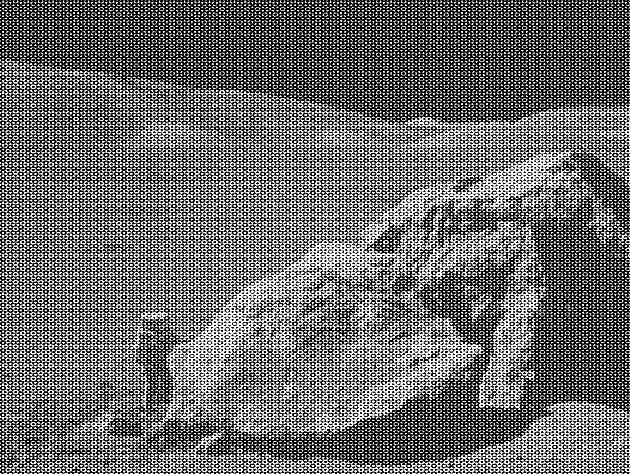
#> input picture 09ex/moonlanding.png, 630 x 474 px
$ jupyter execute --allow-errors 09ex_Algorithms.ipynb
#> lines starting #> are read from the running program, lines starting #| are printed output that depends on the picture
# 09\. Algorithms

[cell 1]
import numpy as np
import matplotlib.pyplot as plt

from scipy import stats
from scipy.interpolate import UnivariateSpline
from scipy.optimize import curve_fit
from scipy.optimize import minimize
from scipy.fftpack import fft2, ifft2, fftshift
from pylab import imread

### 1\. Maximum wind speed prediction at the Sprogø station (30 min)

The exercise goal is to predict the maximum wind speed occurring every 50 years even if no measure exists for such a period. The available data are only measured over 21 years at the Sprogø meteorological station located in Denmark.

The annual maxima are supposed to fit a normal probability density function. However such function is not going to be estimated because it gives a probability from a wind speed maxima. Finding the maximum wind speed occurring every 50 years requires the opposite approach, the result needs to be found from a defined probability. That is the quantile function role and the exercise goal will be to find it. In the current model, it is supposed that the maximum wind speed occurring every 50 years is defined as the upper 2% quantile.

By definition, the quantile function is the inverse of the cumulative distribution function. The latter describes the probability distribution of an annual maxima. In the exercise, the cumulative probability $p_i$ for a given year i is defined as $p_i = i/(N+1)$ with $N = 21$, the number of measured years. Thus it will be possible to calculate the cumulative probability of every measured wind speed maxima. From those experimental points, the scipy.interpolate module will be very useful for fitting the quantile function. Finally the 50 years maxima is going to be evaluated from the cumulative probability of the 2% quantile.

Practically, load the dataset:

```python
import numpy as np
max_speeds = np.load('max-speeds.npy')
years_nb = max_speeds.shape[0]
```

Compute then the cumulative probability $p_i$ (`cprob`) and sort the maximum speeds from the data. Use then the  UnivariateSpline from scipy.interpolate to define a quantile function and thus estimate the probabilities.

In the current model, the maximum wind speed occurring every 50 years is defined as the upper 2% quantile. As a result, the cumulative probability value will be:

```python
fifty_prob = 1. - 0.02
```

So the storm wind speed occurring every 50 years can be guessed as:

``` python
fifty_wind = quantile_func(fifty_prob)
```

#> (a cell that did not finish here is left out)

### 2\. Curve fitting of temperature in Alaska (20 min)

The temperature extremes in Alaska for each month, starting in January, are given by (in degrees Celcius):

max:  17,  19,  21,  28,  33,  38, 37,  37,  31,  23,  19,  18

min: -62, -59, -56, -46, -32, -18, -9, -13, -25, -46, -52, -58

* Plot these temperature extremes.
* Define a function that can describe min and max temperatures.
* Fit this function to the data with scipy.optimize.curve_fit().
* Plot the result. Is the fit reasonable? If not, why?
* Is the time offset for min and max temperatures the same within the fit accuracy?

[cell 3]
max_T = [17,  19,  21,  28,  33,  38, 37,  37,  31,  23,  19,  18]
min_T = [-62, -59, -56, -46, -32, -18, -9, -13, -25, -46, -52, -58]

months = np.linspace(1, 12, 12)

plt.plot(months, max_T, label='Max Temperature')
plt.plot(months, min_T, label='Min Temperature')

plt.xlabel('Months')
plt.ylabel('Temperature (°C)')
plt.title('Temperature extremes in Alaska during the year')

plt.legend(loc='lower center')
plt.xticks(np.arange(months[0], months[months.shape[0] - 1] + 1, 1))
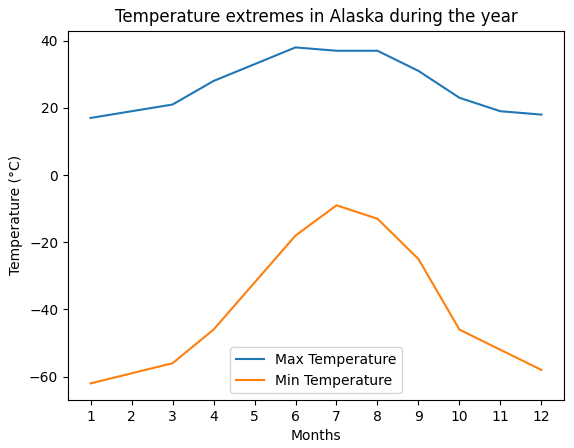
#> figure drawn by matplotlib, 1 panel; curve peaks at x = 6, y = 38; curve peaks at x = 7, y = -9

[cell 4]
def temp_function(month, ampl, offset, phase):
    return ampl * np.sin(month * 2 * np.pi / 12 + phase) + offset

popt_max, pcov_max = curve_fit(temp_function, months, max_T, p0=[20, 0, 0])
popt_min, pcov_min = curve_fit(temp_function, months, min_T, p0=[-40, 0, 0])

fit_max_T = temp_function(months, *popt_max)
fit_min_T = temp_function(months, *popt_min)

plt.scatter(months, max_T, label='Max Temperature')
plt.scatter(months, min_T, label='Min Temperature')
plt.plot(months, fit_max_T, color= 'blue', label='Fitted Max Temperature')
plt.plot(months, fit_min_T, color= 'red', label='Fitted Min Temperature')
plt.xlabel('Month')
plt.ylabel('Temperature (°C)')
plt.title('Fitted Temperature Extremes in Alaska')
plt.legend()
plt.show()
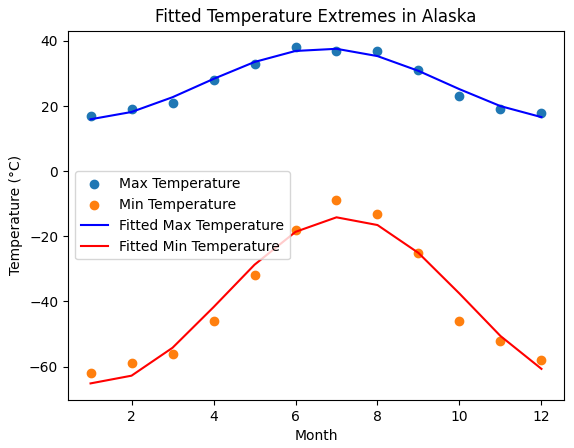
#> figure drawn by matplotlib, 1 panel; curve peaks at x = 7, y = 37.57; curve peaks at x = 7, y = -14.17

# Check if the time offset for min and max temperatures is the same within the fit accuracy
offset_difference = (popt_max[2] - popt_min[2])

print(f"The time offset difference between max and min temperatures is approximately {offset_difference} months.")

### 3\. 2D minimization of a six-hump camelback function (20 min)

$$
f(x,y) = \left(4-2.1x^2+\frac{x^4}{3} \right) x^2 +xy + (4y^2 -4)y^2
$$

has multiple global and local minima. Find the global minima of this function.

Hints:

* Variables can be restricted to $-2 < x < 2$ and $-1 < y < 1$.
* Use numpy.meshgrid() and pylab.imshow() to find visually the regions.
* Use scipy.optimize.minimize(), optionally trying out several of its methods.

How many global minima are there, and what is the function value at those points? What happens for an initial guess of $(x, y) = (0, 0)$ ?

[cell 5]
def camelback(x):
    return (4 - 2.1 * x[0]**2 + x[0]**4 / 3) * x[0]**2 + x[0] * x[1] + (4 * x[1]**2 - 4) * x[1]**2

x_vals = np.linspace(-2, 2, 400)
y_vals = np.linspace(-1, 1, 200)
X, Y = np.meshgrid(x_vals, y_vals)
Z = camelback([X, Y])

fig = plt.figure(figsize=(12, 12))
ax = fig.add_subplot(121, projection='3d')
ax.plot_surface(X, Y, Z, alpha=0.8)
ax.set_xlabel('X')
ax.set_ylabel('Y')
ax.set_zlabel('f(x, y)')
ax.set_title('Six-Hump Camelback Function')

bounds = [(-2, 2), (-1, 1)]
result = minimize(camelback, x0=[1, 1], bounds=bounds, method='SLSQP')

ax = fig.add_subplot(122)
ax.imshow(Z, extent=[-2, 2, -1, 1], cmap='gray', origin='lower', vmin=Z.min(), vmax=Z.max())
ax.plot(result.x[0], result.x[1], 'ro', label='Minimized Point')
ax.set_xlabel('X')
ax.set_ylabel('Y')
ax.set_title('Six-Hump Camelback Function')
plt.legend()

print("Minimum value of the function:", result.fun)
print("Optimal parameters (x, y):", result.x)
plt.subplots_adjust(wspace=0.3)

plt.show()
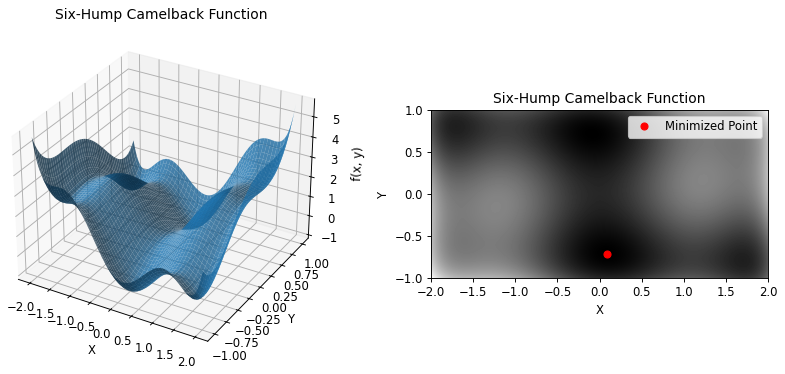
#> figure drawn by matplotlib, 2 panels

### 4\. FFT of a simple dataset

Performe a periodicity analysis on the lynxs-hares population

#> (a cell that did not finish here is left out)

#> (a cell that did not finish here is left out)

### 5\. FFT of an image (30 min)

* Examine the provided image `moonlanding.png`, which is heavily contaminated with periodic noise. In this exercise, we aim to clean up the noise using the Fast Fourier Transform.
* Load the image using pylab.imread().
* Find and use the 2-D FFT function in scipy.fftpack, and plot the spectrum (Fourier transform of) the image. Do you have any trouble visualising the spectrum? If so, why?
* The spectrum consists of high and low frequency components. The noise is contained in the high-frequency part of the spectrum, so set some of those components to zero (use array slicing).
* Apply the inverse Fourier transform to see the resulting image.

[cell 8]
image = imread('moonlanding.png').astype(float)
#> image: shape (474, 630) float64; min 0, max 1, mean 0.424

image_fft = fft2(image)
image_fft_shifted = fftshift(image_fft)

plt.figure(figsize=(8, 8))
plt.subplot(121)
plt.imshow(np.log(np.abs(image_fft_shifted) + 1), extent=(0, 1, 0, 1))
plt.title('Fourier Transform of the Image')
plt.xlabel('Normalized Frequency (X-axis)')
plt.ylabel('Normalized Frequency (Y-axis)')

rows, cols = image.shape
#> rows = 474; cols = 630
r, c = rows // 2, cols // 2  # center coordinates
#> r = 237; c = 315
radius = 30  # radius of the circular mask
mask = np.ones((rows, cols), dtype=bool)
y, x = np.ogrid[-r:rows-r, -c:cols-c]
#> y = 474 values from -237 to 236
mask[x**2 + y**2 <= radius**2] = False

image_fft_shifted_filtered = image_fft_shifted.copy()
image_fft_shifted_filtered[mask] = 0

image_cleaned = np.abs(ifft2(fftshift(image_fft_shifted_filtered)))
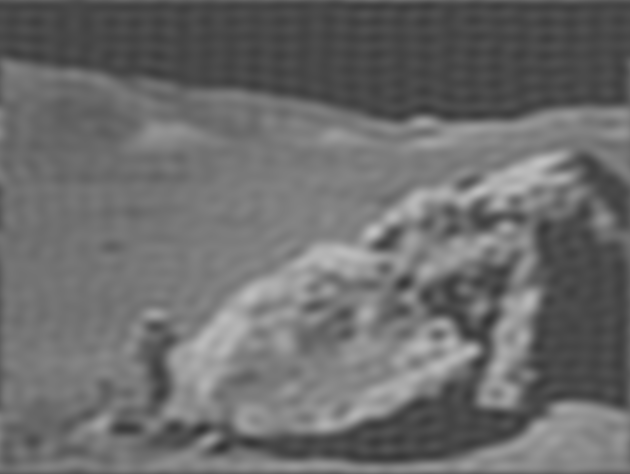
#> image_cleaned: shape (474, 630) float64; min 0.203, max 0.759, mean 0.424

plt.subplot(122)
plt.imshow(image_cleaned)
plt.title('Cleaned Image after Inverse FFT')
plt.subplots_adjust(wspace=0.3)

plt.show()
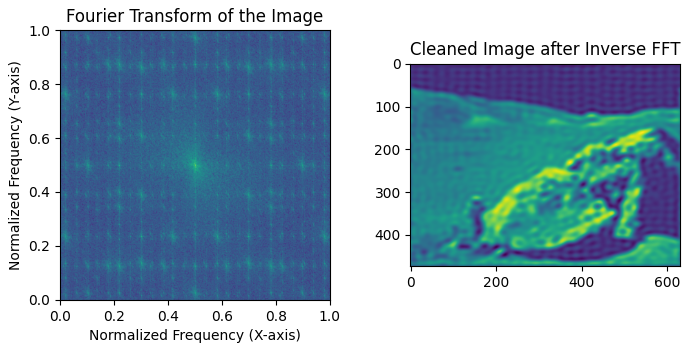
#> figure drawn by matplotlib, 2 panels
